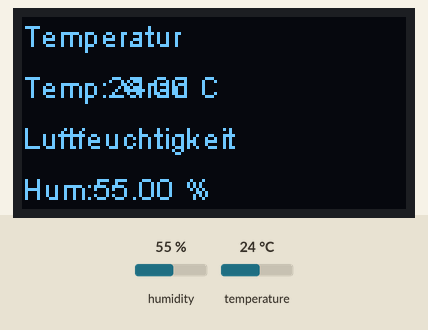
The sketch below on a simulated ESP32. Shown: 128×64 one-colour display. The inputs (shaded band) are chosen by the test bench; at power-on: humidity 55 %, temperature 24 °C. WiFi joins after 1.5 s; servers stay silent unless stated; no MQTT or app messages arrive unless stated; what the sketch prints to the serial monitor is not drawn.

Above: at 61.7 s.

The sketch:

WLAN-DHT11.ino
```cpp
//Not Working
//test muss noch bearbeitet werden
#include <Wire.h>
#include "SSD1306Wire.h"
#include <Adafruit_Sensor.h>
#include <DHT.h>
#include <WiFi.h>
#include <PubSubClient.h>

// DHT
#define DHTTYPE    DHT22     // DHT 22 (AM2302)
DHT dht(15, DHTTYPE);

// Display
SSD1306Wire display(0x3c, SDA, SCL);

// WiFi
const char* ssid     = "Sperling RB";
const char* password = "20sperling10";

// MQTT
const char* mqtt_server = "192.168.0.240";
const char* humidity_topic = "humidity-s1";
const char* temperature_topic ="temperature-s1";
const char* mqtt_username ="heiko"; // MQTT username
const char* mqtt_password ="merlin"; // MQTT password
const char* clientID ="ESP32"; // MQTT client ID

// Initialise the WiFi and MQTT Client objects
WiFiClient wifiClient;

// 1883 is the listener port for the Broker
PubSubClient client(mqtt_server, 1883, wifiClient);


// Custom function to connect to the MQTT broker via WiFi
void connect_MQTT(){

  // Connect to MQTT Broker
  if (client.connect(clientID, mqtt_username, mqtt_password)) {
    Serial.println("Connected to MQTT Broker!");
  }
  else {
    Serial.println("Connection to MQTT Broker failed…");
  }
}

void setup() {
  Serial.begin(9600);
  dht.begin();
 display.init();
 // We start by connecting to a WiFi network

    Serial.println();
    Serial.println();
    Serial.print("Connecting to ");
    Serial.println(ssid);

    WiFi.begin(ssid, password);

    while (WiFi.status() != WL_CONNECTED) {
        delay(500);
        Serial.print(".");
    }

    Serial.println("");
    Serial.println("WiFi connected");
    Serial.println("IP address: ");
    Serial.println(WiFi.localIP());


}

void loop() {

  connect_MQTT();
  Serial.setTimeout(2000);

  float h = dht.readHumidity();
  float t = dht.readTemperature();

  Serial.print("Humidity:");
  Serial.print(h);
  Serial.println(" %");
  Serial.print("Temperature:");
  Serial.print(t);
  Serial.println(" *C");

  // MQTT can only transmit strings
  String hs="Hum:"+String((float)h)+" %";
  String ts="Temp:"+String((float)t)+" C";

  // PUBLISH to the MQTT Broker (topic = Temperature)
  if (client.publish(temperature_topic, String(t).c_str())) {
    Serial.println("Temperature sent!");
  }
  else {
    Serial.println("Temperature failed to send. Reconnecting to MQTT Broker and trying again");
    client.connect(clientID, mqtt_username, mqtt_password);
    delay(10); // This delay ensures that client.publish doesn’t clash with the client.connect call
    client.publish(temperature_topic, String(t).c_str());
  }

  // PUBLISH to the MQTT Broker (topic = Humidity)
  if (client.publish(humidity_topic, String(h).c_str())) {
    Serial.println("Humidity sent!");
  }
  else {
    Serial.println("Humidity failed to send. Reconnecting to MQTT Broker and trying again");
    client.connect(clientID, mqtt_username, mqtt_password);
    delay(10); // This delay ensures that client.publish doesn’t clash with the client.connect call
    client.publish(humidity_topic, String(h).c_str());
  }


 client.disconnect();  // disconnect from the MQTT broker
  delay(1000*60);       // print new values after 1 Minute

 //String t1 = String(temp);
 //   String h1 = String(hum);


   //display.setFont(ArialMT_Plain_10);
    display.drawString(0, 0, "Temperatur");
    display.drawString(0, 17, ts );
    display.drawString(33, 17, "Grad");
    display.drawString(0, 34, "Luftfeuchtigkeit");
    display.drawString(0, 51, hs);

    display.display();

}
```
